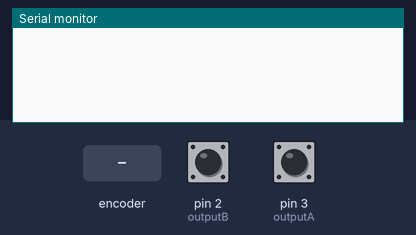
A sketch run on a simulated Arduino Uno, built with avr-gcc and run on an emulated ATmega328P. Parts: the last lines printed to the serial monitor. Inputs (shaded band) come from the test bench; at power-on: pin 2 (outputB) HIGH, pin 3 (outputA) HIGH.

Above: at 1.2 s.
1.3 s: rotary encoder on pin 3 (outputA) / pin 2 (outputB) turned 1 step (first pin leading)
At 1.9 s:
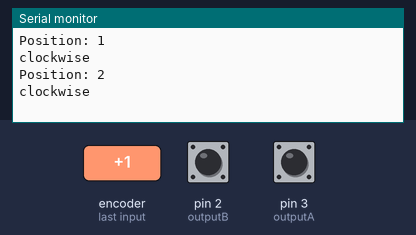
3.0 s: rotary encoder on pin 3 (outputA) / pin 2 (outputB) turned 2 steps (second pin leading)
At 4.3 s:
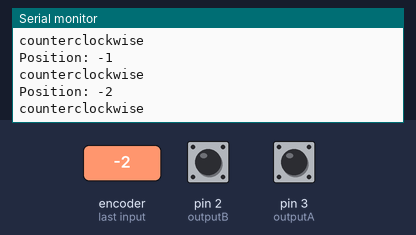
Timing chart, 0 to 6.0 s (numbered marks = the images above; inputs shaded):
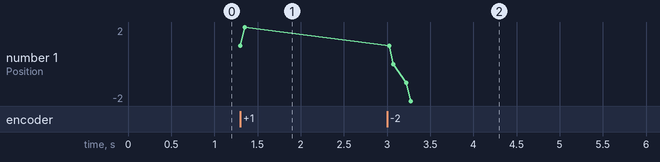

The sketch:

Rotaryencoder.ino
```cpp
 #define outputA 3     //DT pin
 #define outputB 2     //CLK pin

 int counter = 0;
 int aState;
 int aLastState;
 boolean bcw;

 void setup()
 {
   pinMode (outputA,INPUT);
   pinMode (outputB,INPUT);

   Serial.begin (9600);
   aLastState = digitalRead(outputA);    // Reads the initial state of the outputA
 }

 void loop()
 {
   aState = digitalRead(outputA);       // Reads the "current" state of the outputA
                                        // If the previous and the current state of the outputA are different, means knob is rotating
   if (aState != aLastState)
      {                                // If the outputB state is different to the outputA state, that means the encoder is rotating clockwise
        if (digitalRead(outputB) != aState)
          {
             counter ++;
             bcw = true;
          }
        else
          {
            bcw = false;
            counter --;
          }
      Serial.print("Position: ");
      Serial.println(counter);
      if (bcw)
        {
          Serial.println ("clockwise");
        }
      else
        {
          Serial.println("counterclockwise");
         }
    }
aLastState = aState;              // Updates the previous state of the outputA with the current state
 }
```

Measured:
- after the input at 1.3 s, the serial monitor: prints a new line at once (image 1)
- after the input at 3.0 s, the serial monitor: prints a new line at once (image 2)
- plotted number 1: 2 → -2 after the input at 3.0 s
